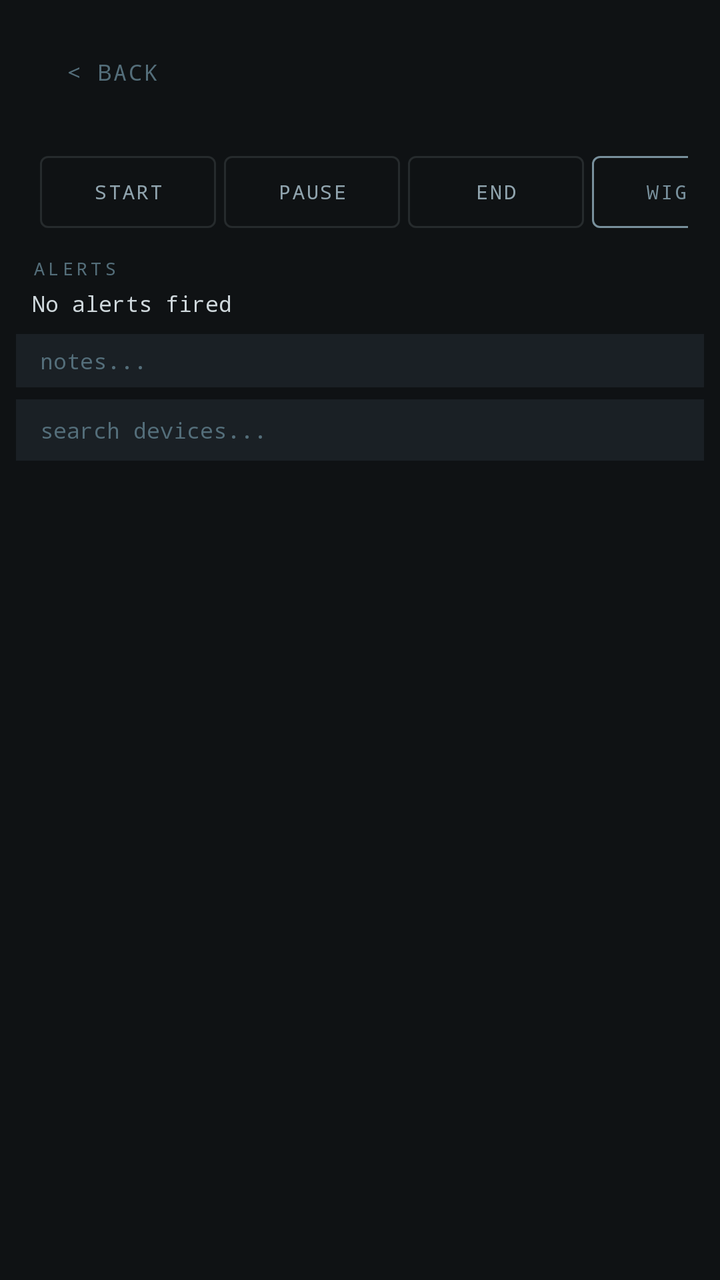
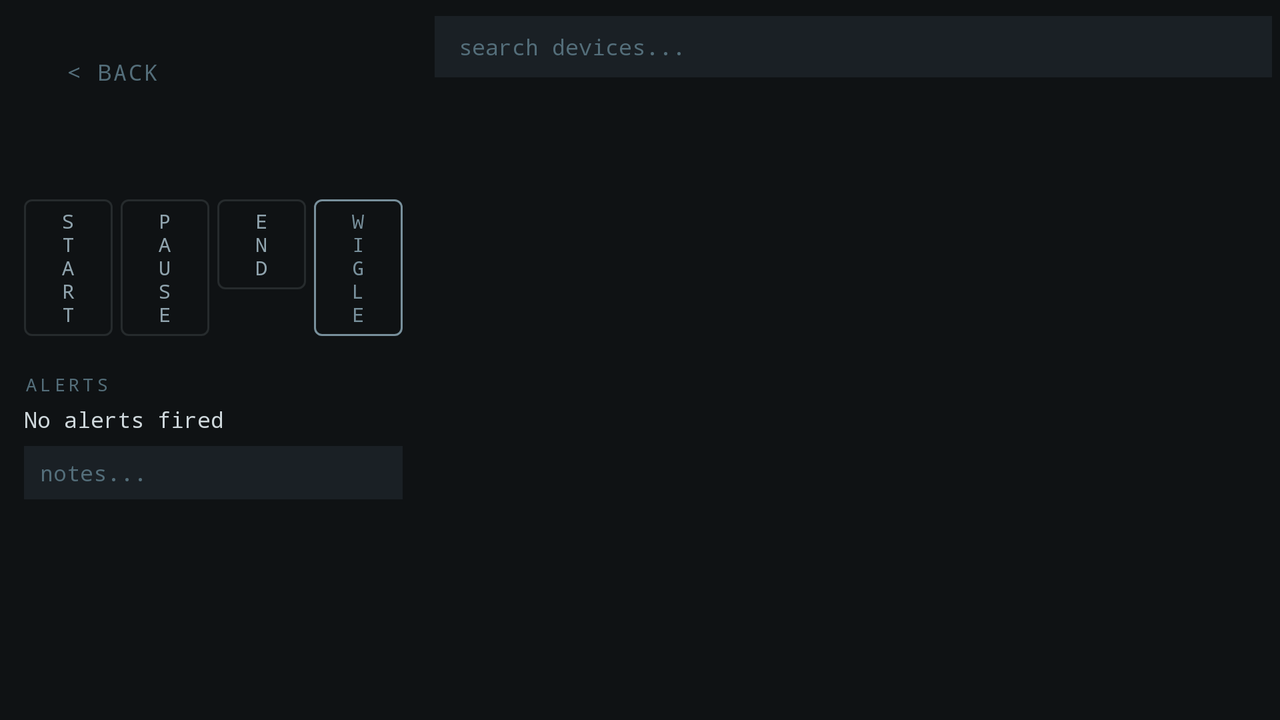

One screen, two layout resources from the same app: the default and the repository's alternative for another configuration. Each is rendered where Android would select it; the XML of both is given below.
<!-- AndroidManifest.xml: application theme Theme.KismetMobile -->
<!-- res/layout/fragment_campaign_detail.xml -->
<?xml version="1.0" encoding="utf-8"?>
<LinearLayout xmlns:android="http://schemas.android.com/apk/res/android"
    xmlns:app="http://schemas.android.com/apk/res-auto"
    android:layout_width="match_parent"
    android:layout_height="match_parent"
    android:orientation="vertical"
    android:background="@color/bg_primary">

    
    <LinearLayout
        android:layout_width="match_parent"
        android:layout_height="wrap_content"
        android:orientation="horizontal"
        android:gravity="center_vertical"
        android:padding="12dp">

        <com.google.android.material.button.MaterialButton
            android:id="@+id/btn_back"
            style="@style/Widget.MaterialComponents.Button.TextButton"
            android:layout_width="wrap_content"
            android:layout_height="wrap_content"
            android:text="&lt; BACK"
            android:textColor="@color/text_secondary"
            android:fontFamily="monospace"
            android:textSize="11sp" />

        <LinearLayout
            android:layout_width="0dp"
            android:layout_height="wrap_content"
            android:layout_weight="1"
            android:orientation="vertical">

            <TextView
                android:id="@+id/tv_title"
                android:layout_width="wrap_content"
                android:layout_height="wrap_content"
                android:textColor="@color/accent_green"
                android:textSize="15sp"
                android:fontFamily="monospace"
                android:maxLines="1"
                android:ellipsize="end" />

            <TextView
                android:id="@+id/tv_campaign_type"
                android:layout_width="wrap_content"
                android:layout_height="wrap_content"
                android:textSize="10sp"
                android:fontFamily="monospace"
                android:textColor="@color/text_secondary" />

        </LinearLayout>

        <TextView
            android:id="@+id/tv_count"
            android:layout_width="wrap_content"
            android:layout_height="wrap_content"
            android:textColor="@color/text_secondary"
            android:textSize="11sp"
            android:fontFamily="monospace" />

    </LinearLayout>

    
    <LinearLayout
        android:layout_width="match_parent"
        android:layout_height="wrap_content"
        android:orientation="horizontal"
        android:gravity="center_vertical"
        android:paddingHorizontal="16dp"
        android:paddingBottom="8dp">

        <TextView
            android:id="@+id/tv_campaign_status"
            android:layout_width="0dp"
            android:layout_height="wrap_content"
            android:layout_weight="1"
            android:textSize="12sp"
            android:fontFamily="monospace" />

        <com.google.android.material.button.MaterialButton
            android:id="@+id/btn_start"
            style="@style/Widget.MaterialComponents.Button.OutlinedButton"
            android:layout_width="wrap_content"
            android:layout_height="wrap_content"
            android:text="START"
            android:textSize="10sp"
            android:fontFamily="monospace"
            android:layout_marginStart="4dp" />

        <com.google.android.material.button.MaterialButton
            android:id="@+id/btn_pause"
            style="@style/Widget.MaterialComponents.Button.OutlinedButton"
            android:layout_width="wrap_content"
            android:layout_height="wrap_content"
            android:text="PAUSE"
            android:textSize="10sp"
            android:fontFamily="monospace"
            android:layout_marginStart="4dp" />

        <com.google.android.material.button.MaterialButton
            android:id="@+id/btn_end"
            style="@style/Widget.MaterialComponents.Button.OutlinedButton"
            android:layout_width="wrap_content"
            android:layout_height="wrap_content"
            android:text="END"
            android:textSize="10sp"
            android:fontFamily="monospace"
            android:layout_marginStart="4dp" />

        <com.google.android.material.button.MaterialButton
            android:id="@+id/btn_wigle"
            style="@style/Widget.MaterialComponents.Button.OutlinedButton"
            android:layout_width="wrap_content"
            android:layout_height="wrap_content"
            android:text="WIGLE"
            android:textSize="10sp"
            android:fontFamily="monospace"
            android:textColor="@color/accent_cyan"
            app:strokeColor="@color/accent_cyan"
            android:layout_marginStart="4dp" />

    </LinearLayout>

    
    <LinearLayout
        android:layout_width="match_parent"
        android:layout_height="wrap_content"
        android:orientation="vertical"
        android:paddingHorizontal="16dp"
        android:paddingBottom="8dp">

        <TextView
            android:layout_width="match_parent"
            android:layout_height="wrap_content"
            android:text="ALERTS"
            android:textColor="@color/text_secondary"
            android:textSize="9sp"
            android:fontFamily="monospace"
            android:letterSpacing="0.2"
            android:layout_marginBottom="4dp" />

        <TextView
            android:id="@+id/tv_alerts_summary"
            android:layout_width="match_parent"
            android:layout_height="wrap_content"
            android:text="No alerts fired"
            android:textColor="@color/text_primary"
            android:textSize="11sp"
            android:fontFamily="monospace" />

    </LinearLayout>

    
    <TextView
        android:id="@+id/tv_timestamps"
        android:layout_width="match_parent"
        android:layout_height="wrap_content"
        android:textColor="@color/text_secondary"
        android:textSize="10sp"
        android:fontFamily="monospace"
        android:paddingHorizontal="16dp"
        android:paddingTop="2dp"
        android:paddingBottom="4dp"
        android:visibility="gone" />

    
    <EditText
        android:id="@+id/et_notes"
        android:layout_width="match_parent"
        android:layout_height="wrap_content"
        android:hint="notes..."
        android:textColorHint="@color/text_secondary"
        android:textColor="@color/text_primary"
        android:textSize="11sp"
        android:fontFamily="monospace"
        android:background="@color/bg_surface"
        android:paddingHorizontal="12dp"
        android:paddingVertical="6dp"
        android:layout_marginHorizontal="8dp"
        android:layout_marginBottom="6dp"
        android:inputType="textMultiLine|textCapSentences"
        android:maxLines="2"
        android:minLines="1" />

    
    <LinearLayout
        android:id="@+id/section_hunt"
        android:layout_width="match_parent"
        android:layout_height="wrap_content"
        android:orientation="vertical"
        android:paddingHorizontal="16dp"
        android:paddingBottom="6dp"
        android:visibility="gone">

        <TextView
            android:layout_width="match_parent"
            android:layout_height="wrap_content"
            android:text="TARGETS (one MAC or SSID per line)"
            android:textColor="@color/text_secondary"
            android:textSize="9sp"
            android:fontFamily="monospace"
            android:letterSpacing="0.15"
            android:layout_marginBottom="4dp" />

        <EditText
            android:id="@+id/et_hunt_targets"
            android:layout_width="match_parent"
            android:layout_height="wrap_content"
            android:hint="AA:BB:CC:11:22:33&#10;MyNetwork"
            android:textColorHint="@color/text_secondary"
            android:textColor="@color/text_primary"
            android:textSize="11sp"
            android:fontFamily="monospace"
            android:background="@color/bg_surface"
            android:padding="8dp"
            android:inputType="textMultiLine"
            android:maxLines="4"
            android:minLines="2"
            android:gravity="top|start" />
    </LinearLayout>

    
    <LinearLayout
        android:id="@+id/section_scope"
        android:layout_width="match_parent"
        android:layout_height="wrap_content"
        android:orientation="vertical"
        android:paddingHorizontal="16dp"
        android:paddingBottom="6dp"
        android:visibility="gone">

        <TextView
            android:layout_width="match_parent"
            android:layout_height="wrap_content"
            android:text="CAPTURE SCOPE"
            android:textColor="@color/text_secondary"
            android:textSize="9sp"
            android:fontFamily="monospace"
            android:letterSpacing="0.15"
            android:layout_marginBottom="4dp" />

        <LinearLayout
            android:layout_width="match_parent"
            android:layout_height="wrap_content"
            android:orientation="horizontal">

            <TextView
                android:id="@+id/chip_scope_all"
                android:layout_width="wrap_content"
                android:layout_height="wrap_content"
                android:text="ALL"
                android:textSize="11sp"
                android:fontFamily="monospace"
                android:paddingHorizontal="14dp"
                android:paddingVertical="6dp"
                android:layout_marginEnd="6dp"
                android:background="@drawable/chip_filter_bg"
                android:textColor="@color/chip_text_selector"
                android:clickable="true"
                android:focusable="true" />

            <TextView
                android:id="@+id/chip_scope_wifi"
                android:layout_width="wrap_content"
                android:layout_height="wrap_content"
                android:text="WiFi"
                android:textSize="11sp"
                android:fontFamily="monospace"
                android:paddingHorizontal="14dp"
                android:paddingVertical="6dp"
                android:layout_marginEnd="6dp"
                android:background="@drawable/chip_filter_bg"
                android:textColor="@color/chip_text_selector"
                android:clickable="true"
                android:focusable="true" />

            <TextView
                android:id="@+id/chip_scope_bt"
                android:layout_width="wrap_content"
                android:layout_height="wrap_content"
                android:text="BT"
                android:textSize="11sp"
                android:fontFamily="monospace"
                android:paddingHorizontal="14dp"
                android:paddingVertical="6dp"
                android:background="@drawable/chip_filter_bg"
                android:textColor="@color/chip_text_selector"
                android:clickable="true"
                android:focusable="true" />
        </LinearLayout>
    </LinearLayout>

    
    <LinearLayout
        android:id="@+id/section_rules"
        android:layout_width="match_parent"
        android:layout_height="wrap_content"
        android:orientation="vertical"
        android:paddingHorizontal="16dp"
        android:paddingBottom="6dp"
        android:visibility="gone">

        <LinearLayout
            android:layout_width="match_parent"
            android:layout_height="wrap_content"
            android:orientation="horizontal"
            android:gravity="center_vertical"
            android:layout_marginBottom="4dp">

            <TextView
                android:layout_width="0dp"
                android:layout_height="wrap_content"
                android:layout_weight="1"
                android:text="RULES"
                android:textColor="@color/text_secondary"
                android:textSize="9sp"
                android:fontFamily="monospace"
                android:letterSpacing="0.15" />

            <TextView
                android:id="@+id/btn_add_rule"
                android:layout_width="wrap_content"
                android:layout_height="wrap_content"
                android:text="+ ADD"
                android:textSize="10sp"
                android:fontFamily="monospace"
                android:textColor="@color/accent_cyan"
                android:paddingHorizontal="4dp"
                android:clickable="true"
                android:focusable="true" />
        </LinearLayout>

        <TextView
            android:id="@+id/tv_rules_list"
            android:layout_width="match_parent"
            android:layout_height="wrap_content"
            android:text="No rules. Tap + ADD to create one."
            android:textColor="@color/text_secondary"
            android:textSize="11sp"
            android:fontFamily="monospace" />
    </LinearLayout>

    
    <EditText
        android:id="@+id/et_search_devices"
        android:layout_width="match_parent"
        android:layout_height="wrap_content"
        android:hint="search devices..."
        android:textColorHint="@color/text_secondary"
        android:textColor="@color/text_primary"
        android:textSize="11sp"
        android:fontFamily="monospace"
        android:background="@color/bg_surface"
        android:paddingHorizontal="12dp"
        android:paddingVertical="8dp"
        android:layout_marginHorizontal="8dp"
        android:layout_marginBottom="4dp"
        android:inputType="text"
        android:imeOptions="actionSearch"
        android:singleLine="true" />

    
    <TextView
        android:id="@+id/tv_empty"
        android:layout_width="match_parent"
        android:layout_height="wrap_content"
        android:text="No devices tracked yet.\nSurvey/Wardriving campaigns auto-add while ACTIVE.\nFor others: tap a device → detail → Add to Campaign."
        android:textColor="@color/text_secondary"
        android:textSize="12sp"
        android:fontFamily="monospace"
        android:gravity="center"
        android:padding="24dp"
        android:visibility="gone" />

    
    <androidx.recyclerview.widget.RecyclerView
        android:id="@+id/recycler_view"
        android:layout_width="match_parent"
        android:layout_height="0dp"
        android:layout_weight="1"
        android:paddingBottom="8dp"
        android:clipToPadding="false" />

</LinearLayout>
<!-- resources referenced by this layout -->
<resources>
  <color name="accent_cyan">#78909C</color>
  <color name="accent_green">#90A4AE</color>
  <color name="bg_primary">#0F1214</color>
  <color name="bg_surface">#1A2025</color>
  <color name="text_primary">#CFD8DC</color>
  <color name="text_secondary">#546E7A</color>
  <!-- drawable chip_filter_bg (drawable) -->
  <?xml version="1.0" encoding="utf-8"?>
  <selector xmlns:android="http://schemas.android.com/apk/res/android">
      <item android:state_selected="true">
          <shape android:shape="rectangle">
              <corners android:radius="20dp" />
              <solid android:color="#2C3539" />
              <stroke android:width="1dp" android:color="#90A4AE" />
          </shape>
      </item>
      <item>
          <shape android:shape="rectangle">
              <corners android:radius="20dp" />
              <solid android:color="#1A2025" />
              <stroke android:width="1dp" android:color="#2C3539" />
          </shape>
      </item>
  </selector>
  <style name="Theme.KismetMobile" parent="Theme.MaterialComponents.DayNight.NoActionBar">
          <item name="colorPrimary">@color/accent_green</item>
          <item name="colorPrimaryVariant">@color/bg_surface</item>
          <item name="colorOnPrimary">@color/bg_primary</item>
          <item name="colorSecondary">@color/accent_cyan</item>
          <item name="colorOnSecondary">@color/bg_primary</item>
          <item name="colorSurface">@color/bg_surface</item>
          <item name="colorOnSurface">@color/text_primary</item>
          <item name="android:colorBackground">@color/bg_primary</item>
          <item name="colorOnBackground">@color/text_primary</item>
          <item name="android:statusBarColor">@color/bg_primary</item>
          <item name="android:navigationBarColor">@color/bg_surface</item>
          <item name="android:windowLightStatusBar">false</item>
          <item name="android:textColorPrimary">@color/text_primary</item>
          <item name="android:textColorSecondary">@color/text_secondary</item>
          <item name="colorControlActivated">@color/accent_green</item>
          <item name="colorControlNormal">@color/text_secondary</item>
          <item name="android:colorControlHighlight">#1A90A4AE</item>
      </style>
</resources>
<!-- res/layout-land/fragment_campaign_detail.xml (the repository's variant of the layout above) -->
<!-- drawn on the phone turned sideways -->
<?xml version="1.0" encoding="utf-8"?>
<LinearLayout xmlns:android="http://schemas.android.com/apk/res/android"
    xmlns:app="http://schemas.android.com/apk/res-auto"
    android:layout_width="match_parent"
    android:layout_height="match_parent"
    android:orientation="horizontal"
    android:background="@color/bg_primary">

    
    <LinearLayout
        android:layout_width="0dp"
        android:layout_height="match_parent"
        android:layout_weight="1"
        android:orientation="vertical"
        android:padding="12dp">

        
        <LinearLayout
            android:layout_width="match_parent"
            android:layout_height="wrap_content"
            android:orientation="horizontal"
            android:gravity="center_vertical"
            android:layout_marginBottom="8dp">

            <com.google.android.material.button.MaterialButton
                android:id="@+id/btn_back"
                style="@style/Widget.MaterialComponents.Button.TextButton"
                android:layout_width="wrap_content"
                android:layout_height="wrap_content"
                android:text="&lt; BACK"
                android:textColor="@color/text_secondary"
                android:fontFamily="monospace"
                android:textSize="11sp" />

            <LinearLayout
                android:layout_width="0dp"
                android:layout_height="wrap_content"
                android:layout_weight="1"
                android:orientation="vertical">

                <TextView
                    android:id="@+id/tv_title"
                    android:layout_width="wrap_content"
                    android:layout_height="wrap_content"
                    android:textColor="@color/accent_green"
                    android:textSize="15sp"
                    android:fontFamily="monospace"
                    android:maxLines="1"
                    android:ellipsize="end" />

                <TextView
                    android:id="@+id/tv_campaign_type"
                    android:layout_width="wrap_content"
                    android:layout_height="wrap_content"
                    android:textSize="10sp"
                    android:fontFamily="monospace"
                    android:textColor="@color/text_secondary" />
            </LinearLayout>

            <TextView
                android:id="@+id/tv_count"
                android:layout_width="wrap_content"
                android:layout_height="wrap_content"
                android:textColor="@color/text_secondary"
                android:textSize="11sp"
                android:fontFamily="monospace" />
        </LinearLayout>

        
        <TextView
            android:id="@+id/tv_campaign_status"
            android:layout_width="match_parent"
            android:layout_height="wrap_content"
            android:textSize="13sp"
            android:fontFamily="monospace"
            android:layout_marginBottom="8dp" />

        
        <LinearLayout
            android:layout_width="match_parent"
            android:layout_height="wrap_content"
            android:orientation="horizontal"
            android:layout_marginBottom="12dp">

            <com.google.android.material.button.MaterialButton
                android:id="@+id/btn_start"
                style="@style/Widget.MaterialComponents.Button.OutlinedButton"
                android:layout_width="0dp"
                android:layout_weight="1"
                android:layout_height="wrap_content"
                android:text="START"
                android:textSize="10sp"
                android:fontFamily="monospace"
                android:layout_marginEnd="4dp" />

            <com.google.android.material.button.MaterialButton
                android:id="@+id/btn_pause"
                style="@style/Widget.MaterialComponents.Button.OutlinedButton"
                android:layout_width="0dp"
                android:layout_weight="1"
                android:layout_height="wrap_content"
                android:text="PAUSE"
                android:textSize="10sp"
                android:fontFamily="monospace"
                android:layout_marginEnd="4dp" />

            <com.google.android.material.button.MaterialButton
                android:id="@+id/btn_end"
                style="@style/Widget.MaterialComponents.Button.OutlinedButton"
                android:layout_width="0dp"
                android:layout_weight="1"
                android:layout_height="wrap_content"
                android:text="END"
                android:textSize="10sp"
                android:fontFamily="monospace"
                android:layout_marginEnd="4dp" />

            <com.google.android.material.button.MaterialButton
                android:id="@+id/btn_wigle"
                style="@style/Widget.MaterialComponents.Button.OutlinedButton"
                android:layout_width="0dp"
                android:layout_weight="1"
                android:layout_height="wrap_content"
                android:text="WIGLE"
                android:textSize="10sp"
                android:fontFamily="monospace"
                android:textColor="@color/accent_cyan"
                app:strokeColor="@color/accent_cyan" />
        </LinearLayout>

        
        <TextView
            android:layout_width="match_parent"
            android:layout_height="wrap_content"
            android:text="ALERTS"
            android:textColor="@color/text_secondary"
            android:textSize="9sp"
            android:fontFamily="monospace"
            android:letterSpacing="0.2"
            android:layout_marginBottom="4dp" />

        <TextView
            android:id="@+id/tv_alerts_summary"
            android:layout_width="match_parent"
            android:layout_height="wrap_content"
            android:text="No alerts fired"
            android:textColor="@color/text_primary"
            android:textSize="11sp"
            android:fontFamily="monospace" />

        
        <TextView
            android:id="@+id/tv_timestamps"
            android:layout_width="match_parent"
            android:layout_height="wrap_content"
            android:textColor="@color/text_secondary"
            android:textSize="10sp"
            android:fontFamily="monospace"
            android:paddingTop="4dp"
            android:paddingBottom="2dp"
            android:visibility="gone" />

        
        <EditText
            android:id="@+id/et_notes"
            android:layout_width="match_parent"
            android:layout_height="wrap_content"
            android:hint="notes..."
            android:textColorHint="@color/text_secondary"
            android:textColor="@color/text_primary"
            android:textSize="11sp"
            android:fontFamily="monospace"
            android:background="@color/bg_surface"
            android:paddingHorizontal="8dp"
            android:paddingVertical="6dp"
            android:layout_marginTop="6dp"
            android:inputType="textMultiLine|textCapSentences"
            android:maxLines="2"
            android:minLines="1" />

        
        <LinearLayout
            android:id="@+id/section_hunt"
            android:layout_width="match_parent"
            android:layout_height="wrap_content"
            android:orientation="vertical"
            android:paddingTop="8dp"
            android:visibility="gone">

            <TextView
                android:layout_width="match_parent"
                android:layout_height="wrap_content"
                android:text="TARGETS (one MAC or SSID per line)"
                android:textColor="@color/text_secondary"
                android:textSize="9sp"
                android:fontFamily="monospace"
                android:letterSpacing="0.15"
                android:layout_marginBottom="4dp" />

            <EditText
                android:id="@+id/et_hunt_targets"
                android:layout_width="match_parent"
                android:layout_height="wrap_content"
                android:hint="AA:BB:CC:11:22:33&#10;MyNetwork"
                android:textColorHint="@color/text_secondary"
                android:textColor="@color/text_primary"
                android:textSize="11sp"
                android:fontFamily="monospace"
                android:background="@color/bg_surface"
                android:padding="8dp"
                android:inputType="textMultiLine"
                android:maxLines="4"
                android:minLines="2"
                android:gravity="top|start" />
        </LinearLayout>

        
        <LinearLayout
            android:id="@+id/section_scope"
            android:layout_width="match_parent"
            android:layout_height="wrap_content"
            android:orientation="vertical"
            android:paddingTop="8dp"
            android:visibility="gone">

            <TextView
                android:layout_width="match_parent"
                android:layout_height="wrap_content"
                android:text="CAPTURE SCOPE"
                android:textColor="@color/text_secondary"
                android:textSize="9sp"
                android:fontFamily="monospace"
                android:letterSpacing="0.15"
                android:layout_marginBottom="4dp" />

            <LinearLayout
                android:layout_width="match_parent"
                android:layout_height="wrap_content"
                android:orientation="horizontal">

                <TextView
                    android:id="@+id/chip_scope_all"
                    android:layout_width="wrap_content"
                    android:layout_height="wrap_content"
                    android:text="ALL"
                    android:textSize="11sp"
                    android:fontFamily="monospace"
                    android:paddingHorizontal="14dp"
                    android:paddingVertical="6dp"
                    android:layout_marginEnd="6dp"
                    android:background="@drawable/chip_filter_bg"
                    android:textColor="@color/chip_text_selector"
                    android:clickable="true"
                    android:focusable="true" />

                <TextView
                    android:id="@+id/chip_scope_wifi"
                    android:layout_width="wrap_content"
                    android:layout_height="wrap_content"
                    android:text="WiFi"
                    android:textSize="11sp"
                    android:fontFamily="monospace"
                    android:paddingHorizontal="14dp"
                    android:paddingVertical="6dp"
                    android:layout_marginEnd="6dp"
                    android:background="@drawable/chip_filter_bg"
                    android:textColor="@color/chip_text_selector"
                    android:clickable="true"
                    android:focusable="true" />

                <TextView
                    android:id="@+id/chip_scope_bt"
                    android:layout_width="wrap_content"
                    android:layout_height="wrap_content"
                    android:text="BT"
                    android:textSize="11sp"
                    android:fontFamily="monospace"
                    android:paddingHorizontal="14dp"
                    android:paddingVertical="6dp"
                    android:background="@drawable/chip_filter_bg"
                    android:textColor="@color/chip_text_selector"
                    android:clickable="true"
                    android:focusable="true" />
            </LinearLayout>
        </LinearLayout>

        
        <LinearLayout
            android:id="@+id/section_rules"
            android:layout_width="match_parent"
            android:layout_height="wrap_content"
            android:orientation="vertical"
            android:paddingTop="8dp"
            android:visibility="gone">

            <LinearLayout
                android:layout_width="match_parent"
                android:layout_height="wrap_content"
                android:orientation="horizontal"
                android:gravity="center_vertical"
                android:layout_marginBottom="4dp">

                <TextView
                    android:layout_width="0dp"
                    android:layout_height="wrap_content"
                    android:layout_weight="1"
                    android:text="RULES"
                    android:textColor="@color/text_secondary"
                    android:textSize="9sp"
                    android:fontFamily="monospace"
                    android:letterSpacing="0.15" />

                <TextView
                    android:id="@+id/btn_add_rule"
                    android:layout_width="wrap_content"
                    android:layout_height="wrap_content"
                    android:text="+ ADD"
                    android:textSize="10sp"
                    android:fontFamily="monospace"
                    android:textColor="@color/accent_cyan"
                    android:paddingHorizontal="4dp"
                    android:clickable="true"
                    android:focusable="true" />
            </LinearLayout>

            <TextView
                android:id="@+id/tv_rules_list"
                android:layout_width="match_parent"
                android:layout_height="wrap_content"
                android:text="No rules. Tap + ADD to create one."
                android:textColor="@color/text_secondary"
                android:textSize="11sp"
                android:fontFamily="monospace" />
        </LinearLayout>

    </LinearLayout>

    
    <LinearLayout
        android:layout_width="0dp"
        android:layout_height="match_parent"
        android:layout_weight="2"
        android:orientation="vertical">

        
        <EditText
            android:id="@+id/et_search_devices"
            android:layout_width="match_parent"
            android:layout_height="wrap_content"
            android:hint="search devices..."
            android:textColorHint="@color/text_secondary"
            android:textColor="@color/text_primary"
            android:textSize="11sp"
            android:fontFamily="monospace"
            android:background="@color/bg_surface"
            android:paddingHorizontal="12dp"
            android:paddingVertical="8dp"
            android:layout_marginHorizontal="4dp"
            android:layout_marginTop="8dp"
            android:layout_marginBottom="4dp"
            android:inputType="text"
            android:imeOptions="actionSearch"
            android:singleLine="true" />

        <TextView
            android:id="@+id/tv_empty"
            android:layout_width="match_parent"
            android:layout_height="wrap_content"
            android:text="No devices tracked yet.\nSurvey/Wardriving campaigns auto-add while ACTIVE.\nFor others: tap a device → detail → Add to Campaign."
            android:textColor="@color/text_secondary"
            android:textSize="12sp"
            android:fontFamily="monospace"
            android:gravity="center"
            android:padding="16dp"
            android:visibility="gone" />

        <androidx.recyclerview.widget.RecyclerView
            android:id="@+id/recycler_view"
            android:layout_width="match_parent"
            android:layout_height="0dp"
            android:layout_weight="1"
            android:paddingTop="8dp"
            android:paddingBottom="8dp"
            android:paddingEnd="8dp"
            android:clipToPadding="false" />

    </LinearLayout>

</LinearLayout>
